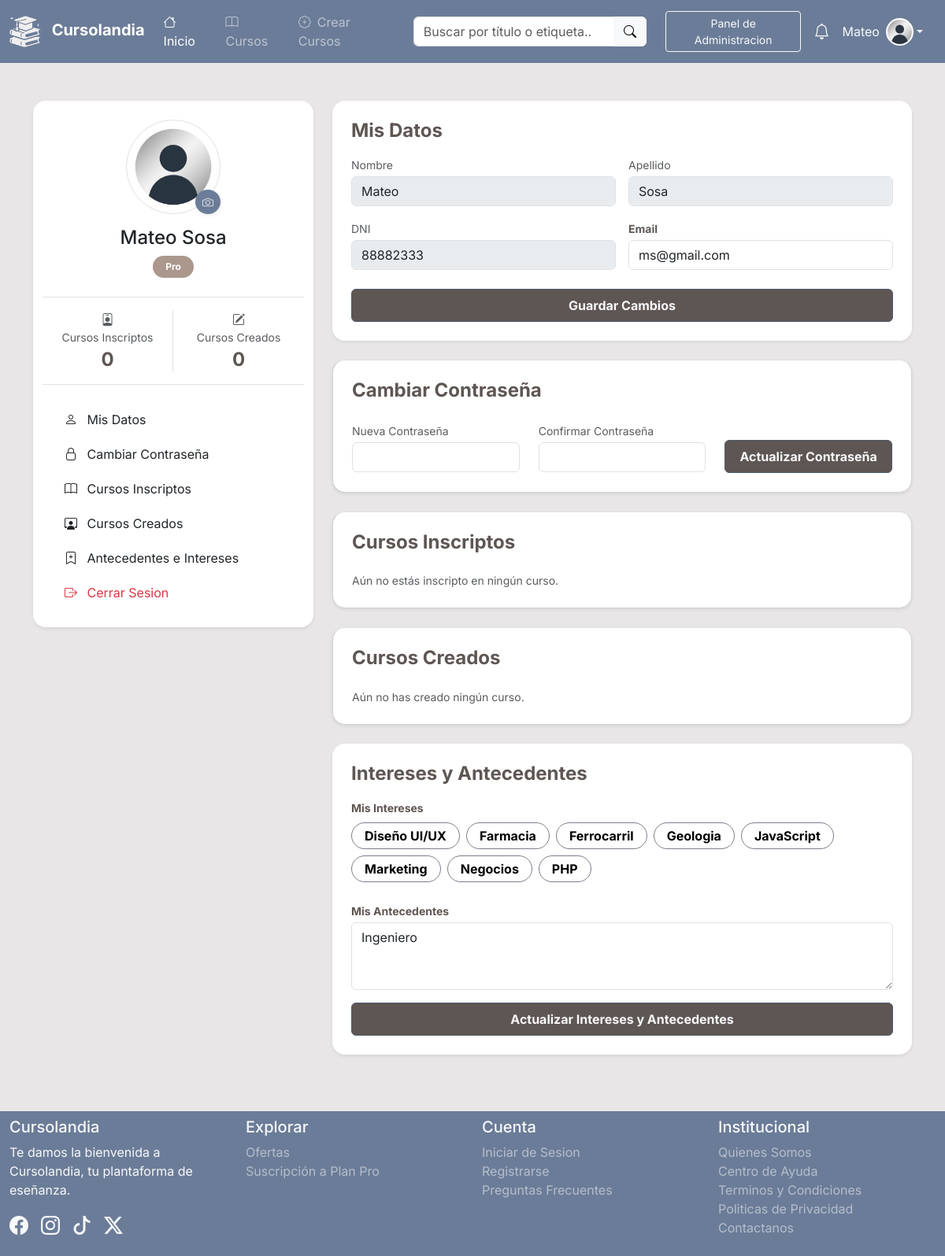
The page /Interfaz/Usuario/perfil.php (signed in) on the database its author committed.
### tables this page shows
CREATE TABLE Usuarios (
    U_ID INT AUTO_INCREMENT NOT NULL,
    U_DNI VARCHAR(8) NOT NULL,
    U_Nom VARCHAR(40) NOT NULL,
    U_Ape VARCHAR(40) NOT NULL,
    U_FDN DATE NOT NULL,
    U_Ant TEXT DEFAULT NULL,
    U_Email VARCHAR(255) NOT NULL,
    U_Contrasena VARCHAR(255) NOT NULL,
    U_Plan ENUM('Gratuito','Pro') NOT NULL DEFAULT 'Gratuito',
    U_Rol ENUM('usuario','admin') NOT NULL DEFAULT 'usuario',
    U_FotoDePerfil VARCHAR(255) NOT NULL DEFAULT 'avatar_pordefecto.avif',
    PRIMARY KEY (U_ID),
    UNIQUE (U_DNI),
    UNIQUE (U_Email),
    CONSTRAINT chk_U_Email CHECK (U_Email LIKE '%_@__%.__%')
);

CREATE TABLE Etiquetas (
    E_ID INT AUTO_INCREMENT NOT NULL PRIMARY KEY,
    E_Nombre VARCHAR(50) NOT NULL UNIQUE
);

### Persistencia/Consultas/UsuarioBD.php (called while the page is built, shortened)
<?php
    class UsuarioBD {
        public function cantidad_cursos ($id_u) {
            $cant_c = array();
            $qry = "
                SELECT *
                FROM Cursos
                WHERE U_ID_Crea = '$id_u'
            ";
            include RUTA_BASE . "/Persistencia/conexion.php";
            $result = mysqli_query($conexion,$qry);
            return $cant_c;
        }
        public function inscripciones_a_cursos ($id_u) {
            $cant_ins = array();
            $qry = "
                SELECT Cursos.*, Estado_Tomo
                FROM Tomo, Cursos
                WHERE U_ID_Tomo = '$id_u' AND C_ID_Tomo = C_ID
                AND Estado_Tomo != 'rechazada'
            ";
            include RUTA_BASE . "/Persistencia/conexion.php";
            $result = mysqli_query($conexion,$qry);
            return $cant_ins;
        }
        public function datos_usuario ($id_u) {
            $qry = "
                SELECT Usuarios.*,
                GROUP_CONCAT(E_Nombre SEPARATOR ', ') AS Etiquetas
                FROM Usuarios
                LEFT JOIN Intereses ON U_ID = U_ID_Intereses
                LEFT JOIN Etiquetas ON E_ID_Intereses = E_ID
                WHERE U_ID = '$id_u'
                GROUP BY U_ID
            ";
            include RUTA_BASE . "/Persistencia/conexion.php";
            $result = mysqli_query($conexion,$qry);
            $fila = mysqli_fetch_array($result);
            return $fila;
        }
    }
?>

### Persistencia/Consultas/EtiquetaBD.php (called while the page is built, shortened)
<?php
    require_once RUTA_BASE . "/Logica/Etiqueta.php";
    class EtiquetaBD {
        public function listar_etiquetas () {
            $lista_e = array();
            include RUTA_BASE . "/Persistencia/conexion.php";
            $qry = "SELECT * FROM Etiquetas";
            $result = mysqli_query($conexion,$qry);
            while ($fila = mysqli_fetch_array($result)) {
                $e = new Etiqueta ($fila[1],$fila[0]);
                $lista_e[] = $e;
            }
            return $lista_e;
        }
    }
?>

### Logica/Etiqueta.php (called while the page is built, shortened)
<?php
    class Etiqueta {
        public function __construct ($nombre, $id = null) {
            $this -> nombre = $nombre;
            $this -> id = $id;
        }
        public function __get ($var) {
            return $this -> $var;
        }
    }
?>

### Interfaz/Usuario/perfil.php (the view, shortened to what this page needs)
<?php
    include RUTA_BASE . '/Interfaz/Incluidos/cabecera.php';
    require_once RUTA_BASE . '/Persistencia/Consultas/UsuarioBD.php';
    require_once RUTA_BASE . '/Persistencia/Consultas/InteresesBD.php';
    require_once RUTA_BASE . '/Persistencia/Consultas/EtiquetaBD.php';
    extract($_POST);
    $ubdd = new UsuarioBD();
    $ebdd = new EtiquetaBD();
    $datos_u = $ubdd -> datos_usuario($_SESSION["id_usuario"]);
    $ins = $ubdd -> inscripciones_a_cursos($datos_u["U_ID"]);
    $cant_c = $ubdd -> cantidad_cursos($datos_u["U_ID"]);
    $lista_e = $ebdd -> listar_etiquetas();
?>
<main>
    <div class="container py-5">
        <div class="row">
            <div class="col-12 col-lg-4 mb-4">
                <div class="card border-0 shadow-sm rounded-4 p-4 text-center sticky-lg-top">
                    <div class="position-relative d-inline-block mx-auto mb-3">
                        <?php
                            if ($datos_u["U_FotoDePerfil"] == "avatar_pordefecto.avif") {
                                $img_u = URL_BASE . "/Interfaz/Activos/avatar_pordefecto.avif";
                            } else {
                                $img_u = URL_BASE . "/Subidos/Img/Usuarios/" . $datos_u["U_FotoDePerfil"];
                            }
                        ?>
                        <img src="<?php echo $img_u; ?>" alt="" class="rounded-circle img-thumbnail" style="width: 120px; height: 120px; object-fit: cover;">
                        <form action="" method="POST" enctype="multipart/form-data">
                            <label for="input_foto_perfil" class="btn btn-sm mi-btn-r rounded-circle position-absolute bottom-0 end-0 shadow-sm" style="cursor: pointer;">
                                <i class="bi bi-camera"></i>
                            </label>
                        </form>
                    </div>
                    <h4><?php echo $datos_u["U_Nom"] . " " . $datos_u["U_Ape"];?></h4>
                    <div class="mb-4">
                        <span class="badge rounded-pill mi-bg-bronce px-3 py-2"><?php echo $datos_u["U_Plan"]?></span>
                    </div>
                    <div class="row border-top border-bottom py-3">
                        <div class="col-6 border-end">
                            <i class="bi bi-person-badge text-muted"></i>
                            <p class="text-muted small mb-1">Cursos Inscriptos</p>
                            <h4 class="fw-bold mi-color-text mb-0"><?php echo count($ins);?></h4>
                        </div>
                        <div class="col-6">
                            <i class="bi bi-pencil-square text-muted"></i>
                            <p class="text-muted small mb-1">Cursos Creados</p>
                            <h4 class="fw-bold mi-color-text mb-0"><?php echo count($cant_c); ?></h4>
                        </div>
                    </div>
                    <div class="list-group list-group-flush mt-4">
                        <a href="#mis_datos" class="list-group-item list-group-item-action text-start border-0 rounded-3 mb-1">
                            <i class="bi bi-person me-2"></i>
                            Mis Datos
                        </a>
                        <a href="#cambiar_contraseña" class="list-group-item list-group-item-action text-start border-0 rounded-3 mb-1">
                            <i class="bi bi-lock me-2"></i>
                            Cambiar Contraseña
                        </a>
                        <a href="#cursos_ins" class="list-group-item list-group-item-action text-start border-0 rounded-3 mb-1">
                            <i class="bi bi-book me-2"></i>
                            Cursos Inscriptos
                        </a>
                        <a href="#mis_cursos" class="list-group-item list-group-item-action text-start border-0 rounded-3 mb-1">
                            <i class="bi bi-person-workspace me-2"></i>
                            Cursos Creados
                        </a>
                        <a href="#intereses_antecedentes" class="list-group-item list-group-item-action text-start border-0 rounded-3 mb-1">
                            <i class="bi bi-bookmark-plus me-2"></i>
                            Antecedentes e Intereses
                        </a>
                        <a href="<?php echo URL_BASE . "/Logica/cerrar_s.php";?>" class="list-group-item list-group-item-action text-start border-0 rounded-3 text-danger">
                            <i class="bi bi-box-arrow-right me-2"></i>
                            Cerrar Sesion
                        </a>
                    </div>
                </div>
            </div>
            <div class="col-12 col-lg-8">
                <div class="card border-0 shadow-sm rounded-4 p-4 mb-4" id="mis_datos">
                    <h4 class="fw-bold mi-color-text mb-3">Mis Datos</h4>
                    <form action="" method="POST" name="fpdatosnuevos" class="needs-validation" novalidate>
                        <div class="row g-3">
                            <div class="col-12 col-lg-6">
                                <label for="" class="form-label small text-muted mb-1">Nombre</label>
                                <input type="text" value="<?php echo $datos_u["U_Nom"];?>" class="form-control" disabled>
                            </div>
                            <div class="col-12 col-lg-6">
                                <label for="" class="form-label small text-muted mb-1">Apellido</label>
                                <input type="text" value="<?php echo $datos_u["U_Ape"];?>" class="form-control" disabled>
                            </div>
                            <div class="col-12 col-lg-6">
                                <label for="" class="form-label small text-muted mb-1">DNI</label>
                                <input type="text" value="<?php echo $datos_u["U_DNI"];?>" class="form-control" disabled>
                            </div>
                            <div class="col-12 col-lg-6">
                                <label for="" class="form-label small fw-bold mi-color-text mb-1">Email</label>
                                <input type="email" value="<?php echo $datos_u["U_Email"];?>" class="form-control" name="emailperfil" id="emailperfil" required>
                            </div>
                            <div class="col-12 mt-4">
                                <button type="submit" name="actualizaremail" value="1" class="btn mis-bgs-btns text-light w-100 py-2 fw-bold">Guardar Cambios</button>
                            </div>
                        </div>
                    </form>
                </div>
                <div class="card border-top shadow-sm rounded-4 p-4 mb-4" id="cambiar_contraseña">
                    <h4 class="fw-bold mi-color-text mb-4">Cambiar Contraseña</h4>
                    <form action="" method="POST" name="fpdatosnuevos" class="needs-validation" novalidate>
                        <div class="row">
                            <div class="col-12 col-lg-4">
                                <label for="" class="form-label small text-muted mb-1">Nueva Contraseña</label>
                                <input type="password" name="p1" class="form-control" placeholder="" required>
                            </div>
                            <div class="col-12 col-lg-4">
                                <label for="" class="form-label small text-muted mb-1">Confirmar Contraseña</label>
                                <input type="password" name="p2" class="form-control" placeholder="" required>
                            </div>
                            <div class="col-12 col-lg-4 mt-4">
                                <button type="submit" name="actualizarcontra" value="1" class="btn mis-bgs-btns text-light w-100 py-2 fw-bold">Actualizar Contraseña</button>
                            </div>
                        </div>
                    </form>
                </div>
                <div class="card border-top shadow-sm rounded-4 p-4 mb-4" id="cursos_ins">
                    <h4 class="fw-bold mi-color-text mb-4">Cursos Inscriptos</h4>
                    <div class="row g-3">
                        <?php if (empty($ins)): ?>
                            <div class="col-12">
                                <p class="text-muted small mb-0">Aún no estás inscripto en ningún curso.</p>
                            </div>
                        <?php endif; ?>
                    </div>
                </div>
                <div class="card border-top shadow-sm rounded-4 p-4 mb-4" id="mis_cursos">
                    <h4 class="fw-bold mi-color-text mb-4">Cursos Creados</h4>
                    <div class="row g-3">
                        <?php if (empty($cant_c)): ?>
                            <div class="col-12">
                                <p class="text-muted small mb-0">Aún no has creado ningún curso.</p>
                            </div>
                        <?php endif; ?>
                    </div>
                </div>
                <div class="card border-0 shadow-sm rounded-4 p-4 mb-4" id="intereses_antecedentes">
                    <h4 class="fw-bold mi-color-text mb-3">Intereses y Antecedentes</h4>
                    <form action="" method="POST" name="fpintereses">
                        <label class="form-label small fw-bold mi-color-text mb-2">Mis Intereses</label>
                        <div class="d-flex flex-wrap gap-2 mb-4">
                            <?php foreach($lista_e as $e): ?>
                                <?php
                                    $id_e = $e -> id;
                                    $nom_e = $e -> nombre;
                                ?>
                                <label class="btn mis-btnes-sinbg rounded-pill px-3 py-1 small fw-bold" for="perf_<?php echo $id_e; ?>">
                                    <?php echo htmlspecialchars($nom_e); ?>
                                </label>
                            <?php endforeach; ?>
                        </div>
                        <div class="mb-3">
                            <label for="antecedentes_perfil" class="form-label small fw-bold mi-color-text mb-1">Mis Antecedentes</label>
                            <textarea class="form-control" id="antecedentes_perfil" name="antecedentes_perfil" rows="3" placeholder="Estudios, experiencia o conocimientos previos..."><?php echo trim($datos_u["U_Ant"]); ?></textarea>
                        </div>
                        <button type="submit" name="acantecedentes" value="1" class="btn mis-bgs-btns text-light w-100 py-2 fw-bold">
                            Actualizar Intereses y Antecedentes
                        </button>
                    </form>
                </div>
            </div>
        </div>
    </div>
</main>
<?php
include RUTA_BASE . '/Interfaz/Incluidos/pie.php';
?>

### Interfaz/Activos/curstyles.css (style rules this page uses)
body { background-color: #E9E6E7; font-family: 'Inter', sans-serif; }
.mi-bg-bronce { background-color: #AB978C; }
.mis-bgs-btns { background-color: #5E5653; border-color: #4c586b; color: #E9E6E7; }
.mi-btn-r { color: #E9E6E7; background-color: #6B7C98; }
.mi-color-text { color: #5E5653; }
.mis-btnes-sinbg { background-color: transparent !important; border: 1px solid #7B7F8A !important; color: #000000 !important; }

### rows shown on the page
usuarios: U_Nom "Mateo", U_Ape "Sosa", U_Plan "Pro", U_DNI "88882333", emailperfil "ms@gmail.com", antecedentes_perfil "Ingeniero"
etiquetas: E_Nombre "Diseño UI/UX"
etiquetas: E_Nombre "Farmacia"
etiquetas: E_Nombre "Ferrocarril"
etiquetas: E_Nombre "Geologia"
etiquetas: E_Nombre "JavaScript"
etiquetas: E_Nombre "Marketing"
etiquetas: E_Nombre "Negocios"
etiquetas: E_Nombre "PHP"

### other values the page prints
$_SESSION["nombre_usuario"] "Mateo"
count($ins) "0"
count($cant_c) "0"
